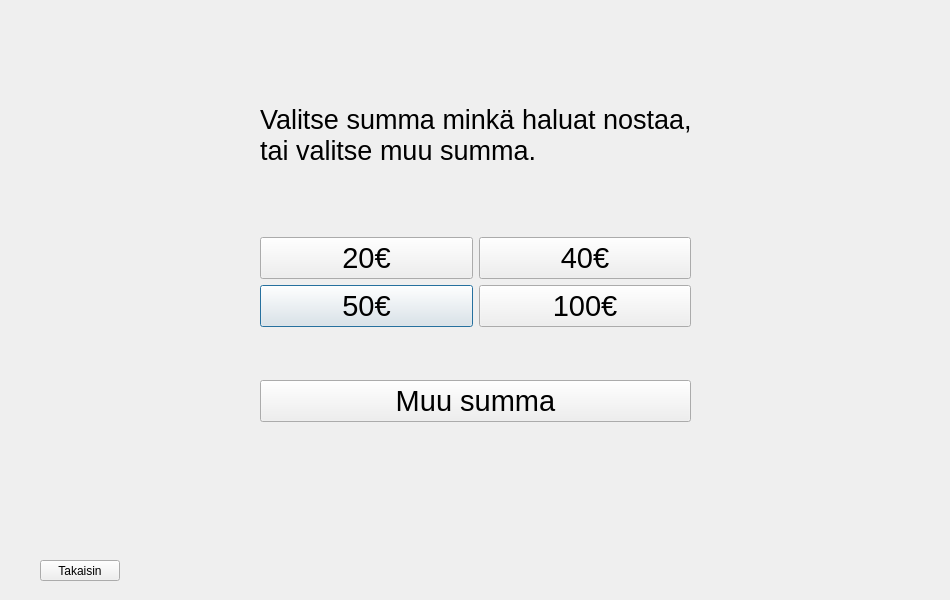
<?xml version="1.0" encoding="UTF-8"?>
<ui version="4.0">
 <class>nosto</class>
 <widget class="QDialog" name="nosto">
  <property name="geometry">
   <rect>
    <x>0</x>
    <y>0</y>
    <width>950</width>
    <height>600</height>
   </rect>
  </property>
  <property name="windowTitle">
   <string>Dialog</string>
  </property>
  <widget class="QWidget" name="verticalLayoutWidget">
   <property name="geometry">
    <rect>
     <x>260</x>
     <y>190</y>
     <width>431</width>
     <height>281</height>
    </rect>
   </property>
   <layout class="QVBoxLayout" name="verticalLayout">
    <item>
     <layout class="QGridLayout" name="gridLayout">
      <item row="1" column="0">
       <widget class="QPushButton" name="b3">
        <property name="font">
         <font>
          <pointsize>22</pointsize>
         </font>
        </property>
        <property name="text">
         <string>50€</string>
        </property>
       </widget>
      </item>
      <item row="1" column="1">
       <widget class="QPushButton" name="b4">
        <property name="font">
         <font>
          <pointsize>22</pointsize>
         </font>
        </property>
        <property name="text">
         <string>100€</string>
        </property>
       </widget>
      </item>
      <item row="0" column="0">
       <widget class="QPushButton" name="b1">
        <property name="font">
         <font>
          <pointsize>22</pointsize>
         </font>
        </property>
        <property name="text">
         <string>20€</string>
        </property>
       </widget>
      </item>
      <item row="0" column="1">
       <widget class="QPushButton" name="b2">
        <property name="font">
         <font>
          <pointsize>22</pointsize>
         </font>
        </property>
        <property name="text">
         <string>40€</string>
        </property>
       </widget>
      </item>
     </layout>
    </item>
    <item>
     <widget class="QPushButton" name="muu">
      <property name="font">
       <font>
        <pointsize>22</pointsize>
       </font>
      </property>
      <property name="text">
       <string>Muu summa</string>
      </property>
     </widget>
    </item>
   </layout>
  </widget>
  <widget class="QPushButton" name="Takaisin">
   <property name="geometry">
    <rect>
     <x>40</x>
     <y>560</y>
     <width>80</width>
     <height>21</height>
    </rect>
   </property>
   <property name="text">
    <string>Takaisin</string>
   </property>
  </widget>
  <widget class="QLabel" name="label">
   <property name="geometry">
    <rect>
     <x>260</x>
     <y>100</y>
     <width>451</width>
     <height>71</height>
    </rect>
   </property>
   <property name="font">
    <font>
     <pointsize>20</pointsize>
    </font>
   </property>
   <property name="text">
    <string>Valitse summa minkä haluat nostaa,&lt;br&gt; tai valitse muu summa.</string>
   </property>
  </widget>
 </widget>
 <resources/>
 <connections/>
</ui>
